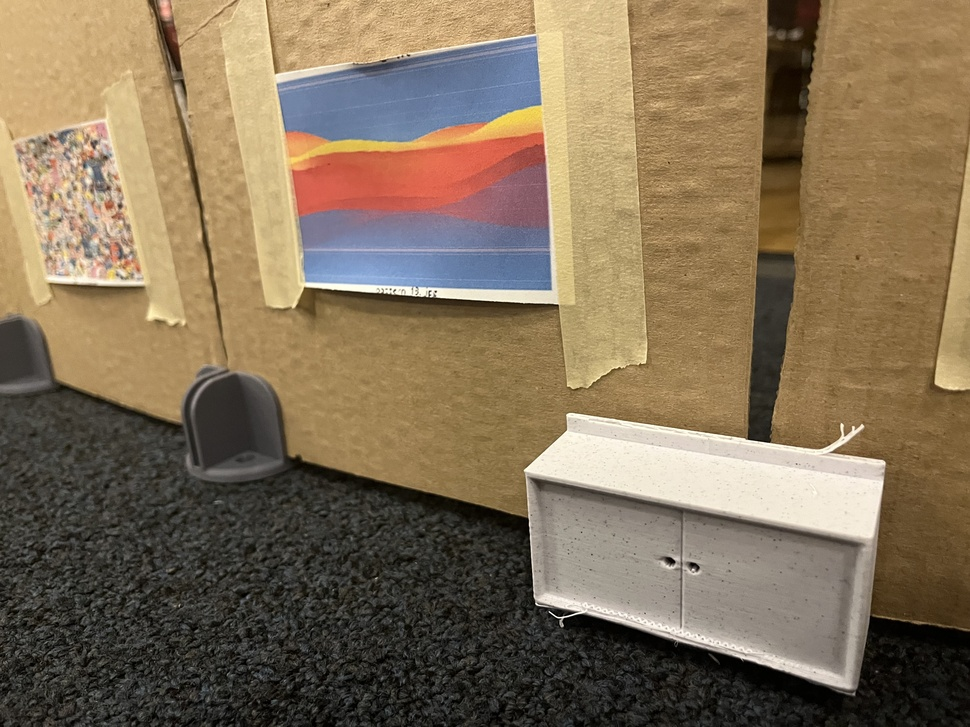
#> input picture DSP_codes/photos/IMG-3644.jpg, 970 x 727 px, shrunk from 4032 x 3024 before the run, found by its file name
$ python template_matching.py
#> lines starting #> are read from the running program, lines starting #| are printed output that depends on the picture; after the words box and inside, x2 and y2 are one past the last pixel; in counts of white or black regions, pixels touching at a corner belong together; long printed decimals are rounded; pictures that were not available may be replaced by others from this repository, and a replacement may not be noted
import cv2
import os
import numpy as np

def boxes_overlap(box1, box2):
    """
    Check if two boxes overlap.

    Parameters:
        box1 (tuple): Top-left and bottom-right coordinates of the first box ((x1, y1), (x2, y2)).
        box2 (tuple): Top-left and bottom-right coordinates of the second box ((x1, y1), (x2, y2)).

    Returns:
        bool: True if the boxes overlap, False otherwise.
    """
    return not (box1[1][0] <= box2[0][0] or  # box1 is to the left of box2
                box1[0][0] >= box2[1][0] or  # box1 is to the right of box2
                box1[1][1] <= box2[0][1] or  # box1 is above box2
                box1[0][1] >= box2[1][1])  # box1 is below box2


def template_match_with_threshold(template, target, threshold_value, w, h, max_boxes):
    """
    Perform template matching and return a list of non-overlapping boxes.

    Parameters:
        template (numpy.ndarray): Template image.
        target (numpy.ndarray): Target image.
        threshold_value (float): Maximum acceptable error for matches.
        w (int): Width of the template.
        h (int): Height of the template.
        max_boxes (int): Maximum number of boxes to draw.

    Returns:
        list: List of non-overlapping boxes (top-left and bottom-right coordinates).
    """
    combined_result = template
    boxes = []
    count = 0

    for y in range(combined_result.shape[0]):
        for x in range(combined_result.shape[1]):
            if combined_result[y, x] <= threshold_value:
                top_left = (x, y)
                bottom_right = (x + w, y + h)
                current_box = (top_left, bottom_right)

                if any(boxes_overlap(current_box, box) for box in boxes):
                    continue

                boxes.append(current_box)
                count += 1

                if count >= max_boxes:
                    break
        if count >= max_boxes:
            break

    return boxes


def template_match_multiple_templates(template_paths, target_path, scale_factor=1, threshold_ratio=0.1, max_boxes=10):
    """
    Perform template matching for multiple templates and draw all matching regions.

    Parameters:
        template_paths (list): List of paths to template images.
        target_path (str): Path to the target image.
        scale_factor (float): Scale factor to resize the output images.
        threshold_ratio (float): Ratio to define the threshold (e.g., 0.1 for 10%).
        max_boxes (int): Maximum number of boxes to draw per template.

    Returns:
        numpy.ndarray: Target image with matched regions highlighted.
    """
#> called with target_path = 'DSP_codes/more_code/test/IMG-3644.jpg', scale_factor = 0.2, threshold_ratio = 0.2, max_boxes = 10
    target = cv2.imread(target_path)
#> target is the input picture: shape (727, 970, 3); mean B, G, R 88.5, 113.2, 131
    if target is None:
        raise FileNotFoundError("Target image could not be loaded.")

    result_image = target.copy()

    for template_path in template_paths:
        template = cv2.imread(template_path)
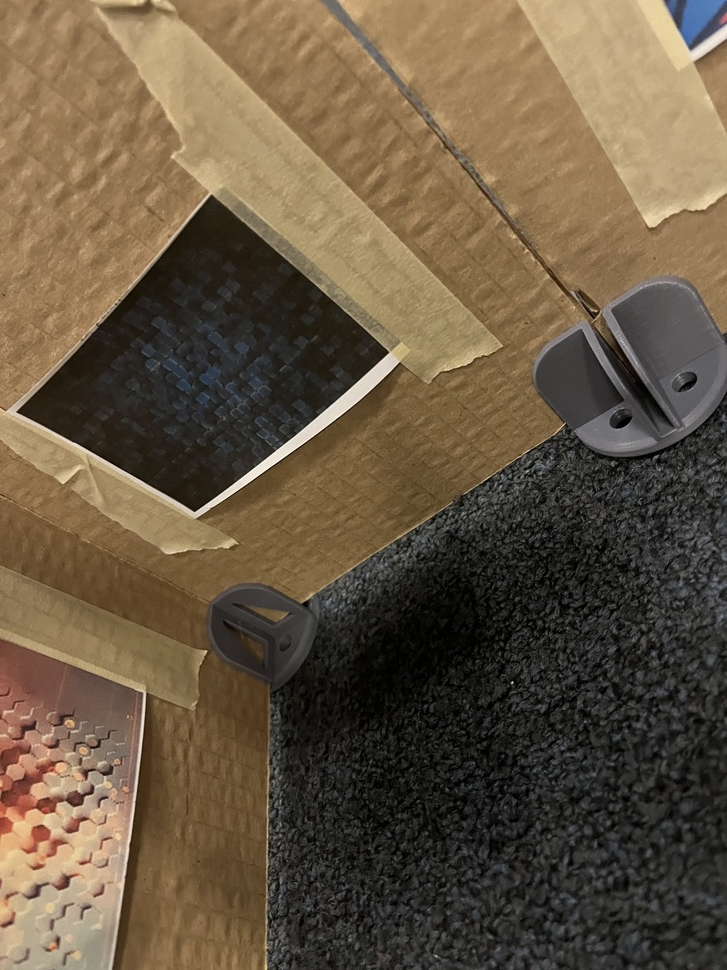
#> input picture DSP_codes/photos/IMG-3645.jpg, 727 x 970 px, shrunk from 3024 x 4032 before the run, given in place of IMG-3641_vertical.jpg, which was not available
#> template is the input picture: shape (970, 727, 3); mean B, G, R 66.6, 87.1, 102.6
        if template is None:
            raise FileNotFoundError(f"Template image {template_path} could not be loaded.")

        # Resize the template to 70% of its original size
        h, w, _ = template.shape
#> h = 970; w = 727
        resized_template = cv2.resize(template, (int(w * 0.7), int(h * 0.7)), interpolation=cv2.INTER_AREA)
        h, w, _ = resized_template.shape
#> h = 679; w = 508

        # Perform template matching using SSD (Sum of Squared Differences)
        result_bgr = []
        for channel in range(3):
            result = cv2.matchTemplate(target[:, :, channel], resized_template[:, :, channel], cv2.TM_SQDIFF)
            result_bgr.append(result)
#> this loop made 3 passes
#> pass 1, in template_match_multiple_templates, `result = cv2.matchTemplate(target[:, :, channel], resized_template[:, ..`:
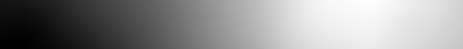
#> result: shape (49, 463) float32; min 873512832, max 2.26e+09, mean 1.66e+09; drawn with min black and max white
#> pass 2, in template_match_multiple_templates, `result = cv2.matchTemplate(target[:, :, channel], resized_template[:, ..`:
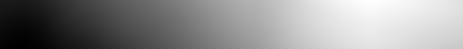
#> result: shape (49, 463) float32; min 1.29e+09, max 2.71e+09, mean 2.08e+09; drawn with min black and max white
#> after the loop, result_bgr = 3 items

        combined_result = sum(result_bgr)
        min_val, _, min_loc, _ = cv2.minMaxLoc(combined_result)
#> min_val = 4.09e+09; min_loc = (20, 48)
        print(f"Minimum SSD Error Value for {template_path}: {min_val}")
#| Minimum SSD Error Value for DSP_codes/more_code/test/IMG-3641_vertical.jpg: 4094732288.0

        threshold_value = min_val * (1 + threshold_ratio)
#> threshold_value = 4.91e+09
        print(f"Threshold Value for {template_path}: {threshold_value}")
#| Threshold Value for DSP_codes/more_code/test/IMG-3641_vertical.jpg: 4913678745.600

        boxes = template_match_with_threshold(combined_result, target, threshold_value, w, h, max_boxes)
#> boxes = [((0, 0), (508, 679))]

        for top_left, bottom_right in boxes:
            cv2.rectangle(result_image, top_left, bottom_right, (0, 0, 255), 2)
#> this loop made 1 pass
#> (top_left, bottom_right) on pass 1: ((0, 0), (508, 679))
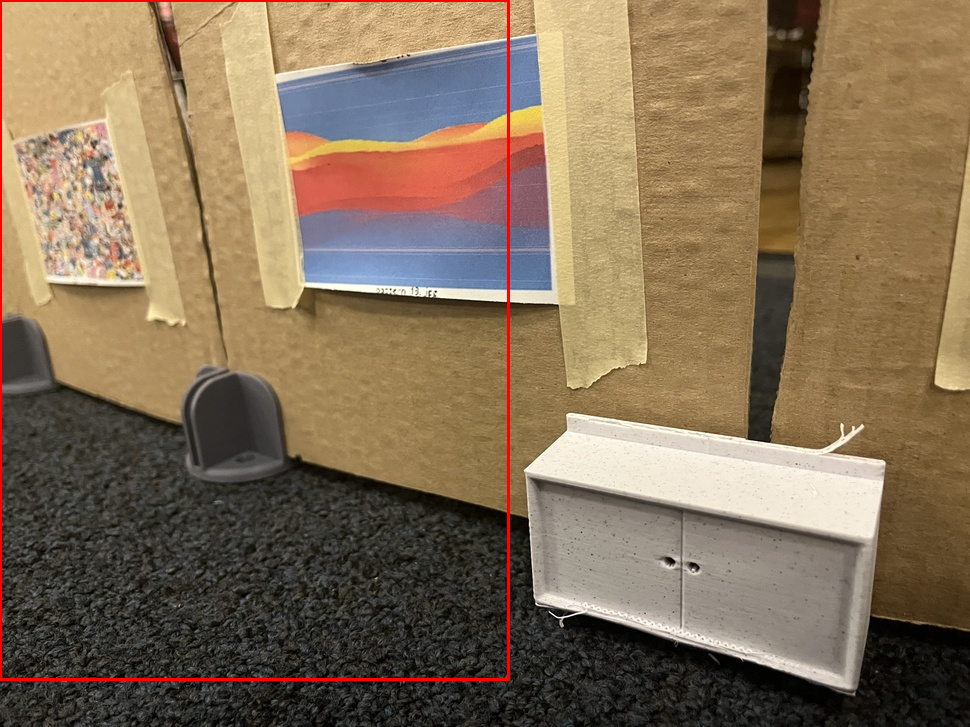
#> result_image: shape (727, 970, 3); 0.84% of pixels changed, all inside (x1, y1, x2, y2) = (0, 0, 510, 681)

        top_left = min_loc
#> top_left = (20, 48)
        bottom_right = (top_left[0] + w, top_left[1] + h)
#> bottom_right = (528, 727)
        cv2.rectangle(result_image, top_left, bottom_right, (0, 255, 0), 2)
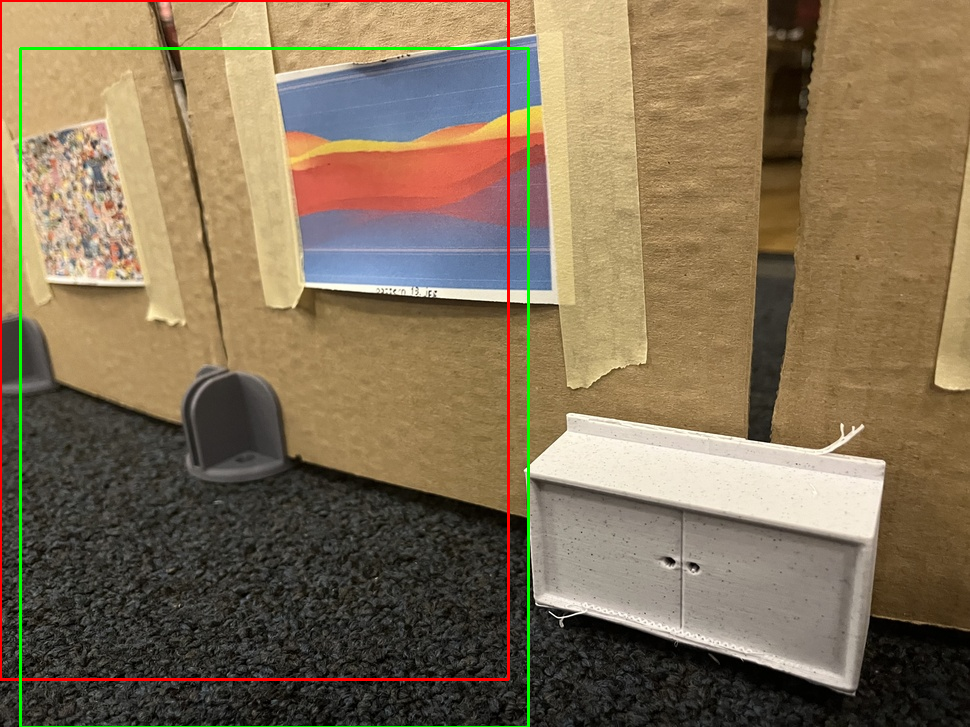
#> result_image: shape (727, 970, 3); 0.86% of pixels changed, all inside (x1, y1, x2, y2) = (19, 47, 530, 727)
#> pass 2 of the loop in template_match_multiple_templates, `for template_path in template_paths:`:
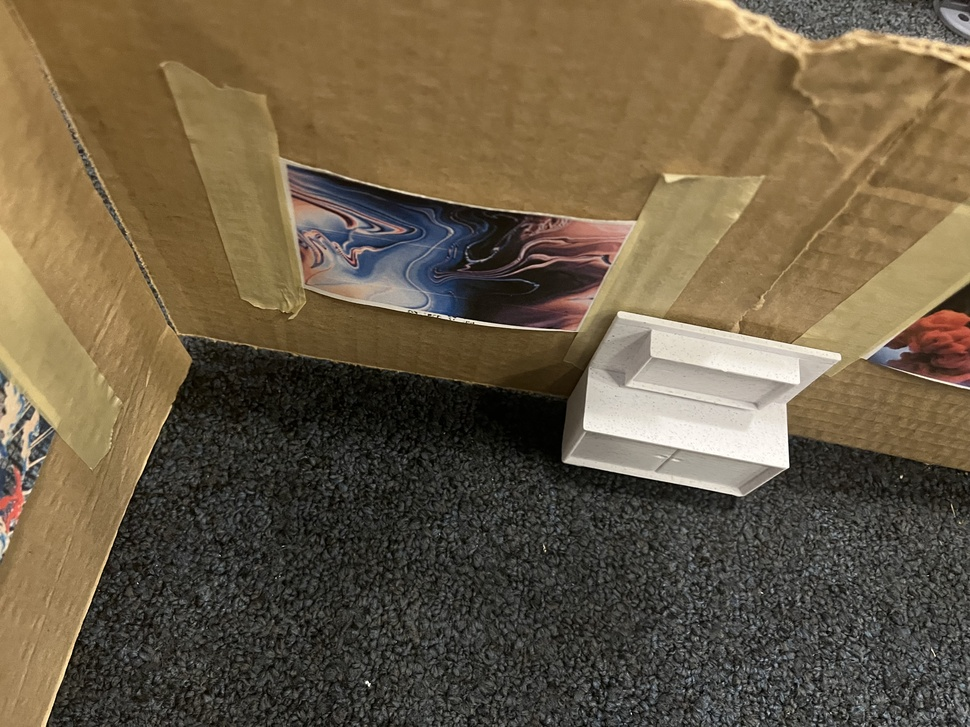
#> input picture DSP_codes/photos/IMG-3647.jpg, 970 x 727 px, shrunk from 4032 x 3024 before the run, given in place of IMG-3641_horizontal.jpg, which was not available
#> in template_match_multiple_templates, template is the input picture: shape (727, 970, 3); mean B, G, R 69.1, 92, 106.4
#> resized_template: shape (508, 679, 3)
#> combined_result: shape (220, 292) float32
#> min_val = 3.9e+09; min_loc = (76, 219)
#| Minimum SSD Error Value for DSP_codes/more_code/test/IMG-3641_horizontal.jpg: 3901394944.0
#> threshold_value = 4.68e+09
#| Threshold Value for DSP_codes/more_code/test/IMG-3641_horizontal.jpg: 4681673932.8
#> in template_match_multiple_templates, `boxes = template_match_with_threshold(combined_result, target, thresho..`: boxes = [((57, 136), (736, 644))]
#> the loop in template_match_multiple_templates, `for top_left, bottom_right in boxes:` made 1 pass
#> (top_left, bottom_right) on pass 1: ((57, 136), (736, 644))
#> after the loop in template_match_multiple_templates, `for top_left, bottom_right in boxes:`:
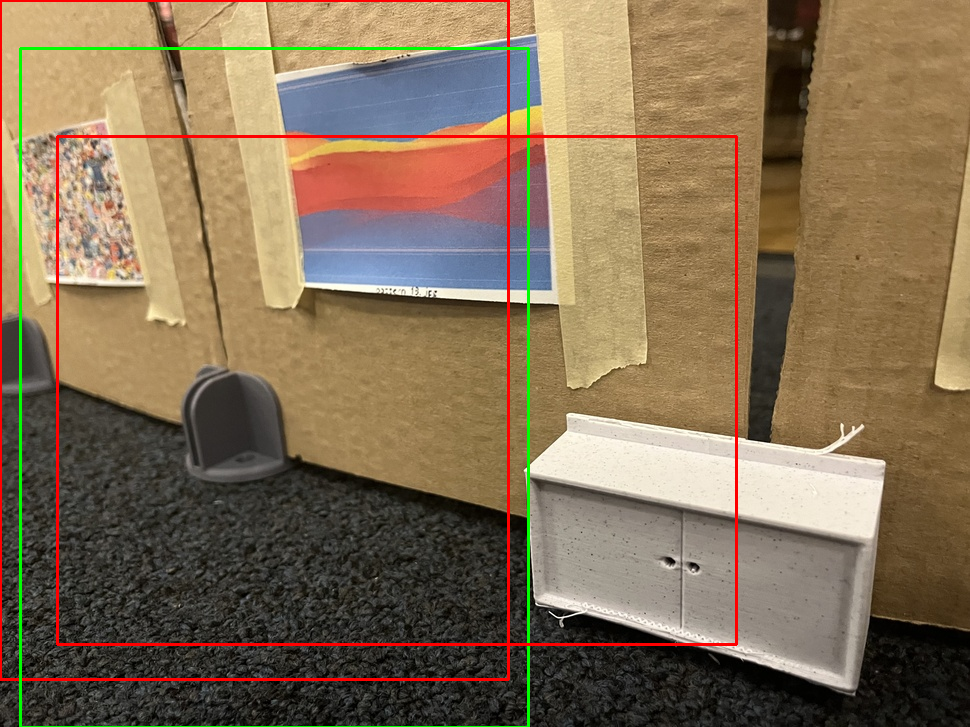
#> result_image: shape (727, 970, 3); 1.01% of pixels changed, all inside (x1, y1, x2, y2) = (56, 135, 738, 646)
#> in template_match_multiple_templates, `top_left = min_loc`: top_left = (76, 219)
#> in template_match_multiple_templates, `bottom_right = (top_left[0] + w, top_left[1] + h)`: bottom_right = (755, 727)
#> in template_match_multiple_templates, `cv2.rectangle(result_image, top_left, bottom_right, (0, 255, 0), 2)`:
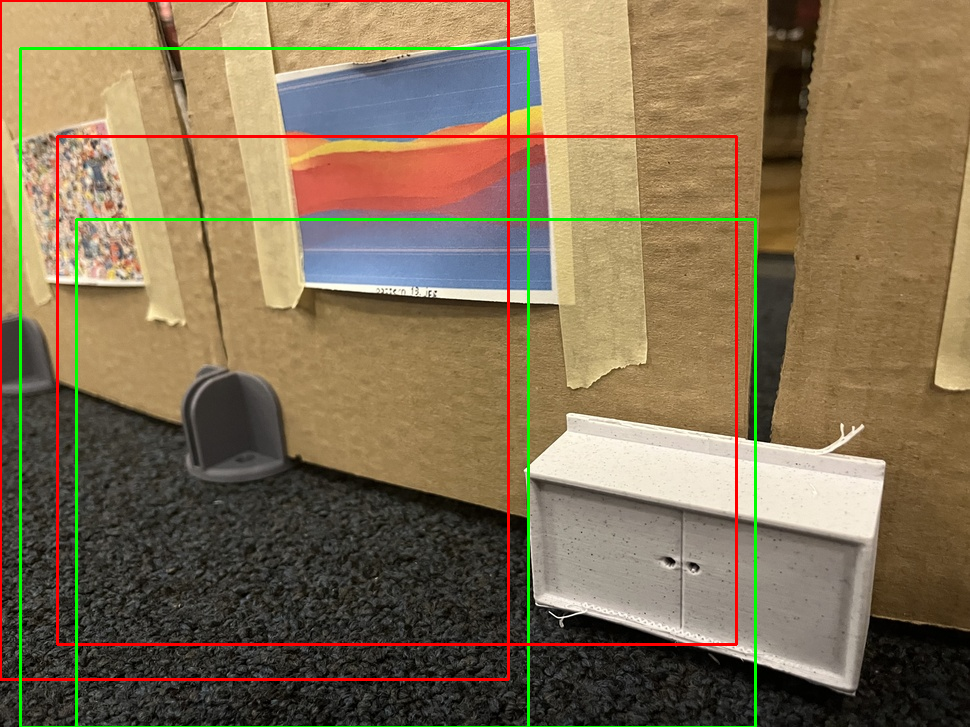
#> result_image: shape (727, 970, 3); 0.75% of pixels changed, all inside (x1, y1, x2, y2) = (75, 218, 757, 727)

    resized_result = cv2.resize(result_image, None, fx=scale_factor, fy=scale_factor, interpolation=cv2.INTER_AREA)
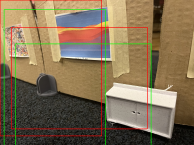
#> resized_result: shape (145, 194, 3); mean B, G, R 85.6, 113.5, 131.6
    return resized_result


# Paths to images
current_path = os.getcwd()
template_paths = [
    os.path.join(current_path, 'test', 'IMG-3641_vertical.jpg'),
    os.path.join(current_path, 'test', 'IMG-3641_horizontal.jpg'),
]
target_path = os.path.join(current_path, 'test', 'IMG-3644.jpg')

# Perform template matching with resized templates
result_image = template_match_multiple_templates(template_paths, target_path, scale_factor=0.2, threshold_ratio=0.2,
                                                 max_boxes=10)

cv2.imshow("Template Match with Resized Templates", result_image)
cv2.waitKey(0)
cv2.destroyAllWindows()
